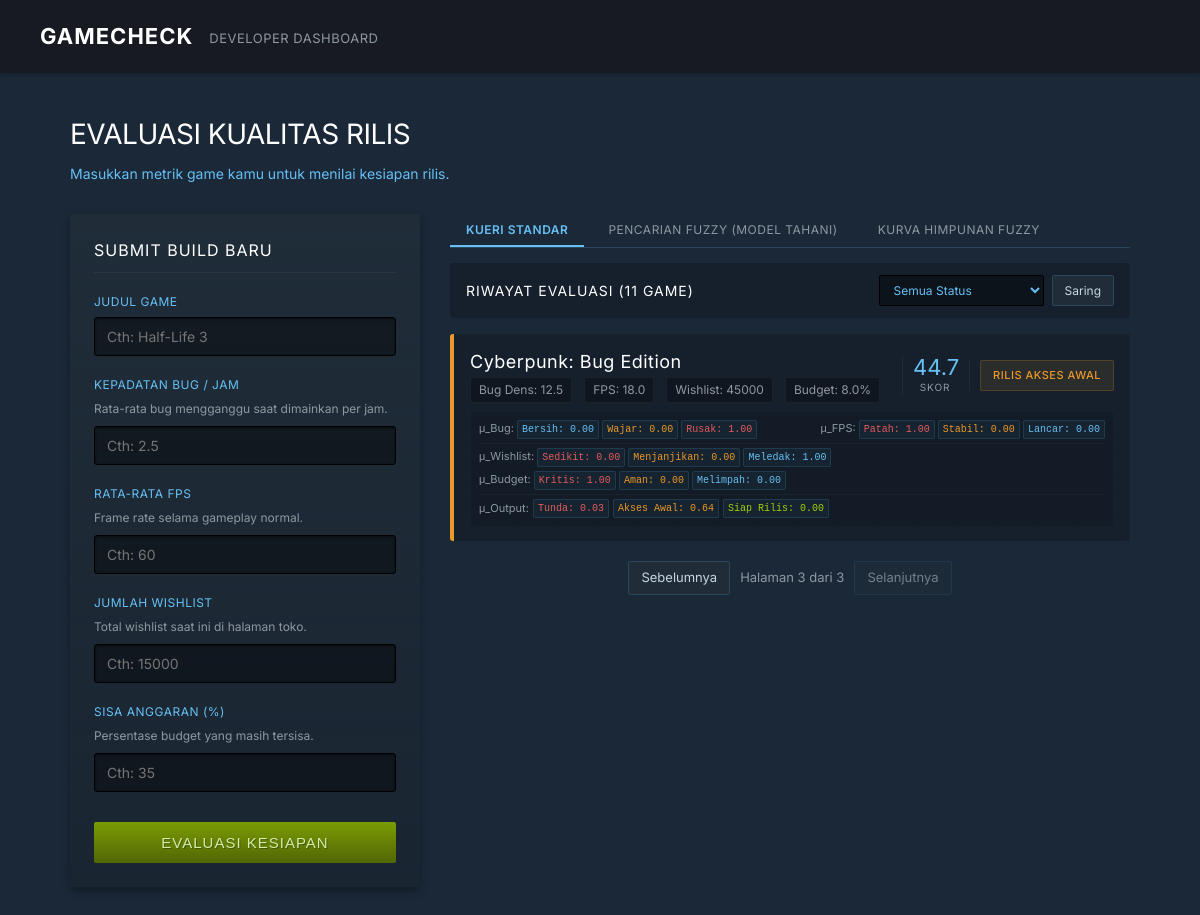
/api/query?query_type=standard&status=&page=3, run on the app's committed database.
### tables this page shows
CREATE TABLE draft_indie (
            id INTEGER PRIMARY KEY AUTOINCREMENT,
            title TEXT,
            bug_density REAL,
            fps REAL,
            wishlist INTEGER,
            remaining_budget REAL,
            score REAL,
            status TEXT,
            -- Fuzzy membership degrees
            mu_bug_sangat_bersih REAL,
            mu_bug_wajar REAL,
            mu_bug_rusak REAL,
            mu_fps_patah_patah REAL,
            mu_fps_stabil REAL,
            mu_fps_lancar REAL,
            mu_wishlist_sedikit REAL,
            mu_wishlist_menjanjikan REAL,
            mu_wishlist_meledak REAL,
            mu_budget_kritis REAL,
            mu_budget_aman REAL,
            mu_budget_melimpah REAL,
            mu_quality_tunda REAL,
            mu_quality_akses_awal REAL,
            mu_quality_siap_rilis REAL
        );

### main.py (the view)
@app.get("/api/query")
async def fuzzy_query(
    request: Request,
    query_type: str = "standard",
    status: str = "",
    bug_density_fuzzy: str = "",
    fps_fuzzy: str = "",
    wishlist_fuzzy: str = "",
    budget_fuzzy: str = "",
    operator: str = "AND",
    alpha_cut: float = 0.0,
    page: int = 1,
    db: sqlite3.Connection = Depends(get_db)
):
    if query_type == "fuzzy":
        games, total_pages, total_items = get_fuzzy_games(
            db, bug_density_fuzzy, fps_fuzzy, wishlist_fuzzy, budget_fuzzy, operator, alpha_cut, page
        )
    else:
        games, total_pages, total_items = get_paginated_games(db, status, page)
    return templates.TemplateResponse(request, "index.html", {
        "games": games,
        "current_page": page,
        "total_pages": total_pages,
        "total_items": total_items,
        "query_type": query_type,
        "selected_status": status,
        "bug_density_fuzzy": bug_density_fuzzy,
        "fps_fuzzy": fps_fuzzy,
        "wishlist_fuzzy": wishlist_fuzzy,
        "budget_fuzzy": budget_fuzzy,
        "operator": operator,
        "alpha_cut": alpha_cut
    })

### templates/index.html (shortened to what this page needs)
<!DOCTYPE html>
<html lang="id">
<head>
<link rel="stylesheet" href="/static/style.css">
</head>
<body>
<nav>
  <div class="nav-logo">
    GAMECHECK
  </div>
  <div class="nav-tagline">DEVELOPER DASHBOARD</div>
</nav>
<div class="hero">
  <h1 class="hero-title">Evaluasi Kualitas Rilis</h1>
  <div class="hero-sub">Masukkan metrik game kamu untuk menilai kesiapan rilis.</div>
</div>
<div class="container">
  <div class="panel">
    <div class="panel-title">Submit Build Baru</div>
    <form action="/api/evaluate" method="POST" onsubmit="this.querySelector('button[type=submit]').disabled=true; this.querySelector('button[type=submit]').innerText='Memproses...';">
      <div class="form-group">
        <label class="form-label">Judul Game</label>
        <input class="form-input" type="text" name="title" required placeholder="Cth: Half-Life 3">
      </div>
      <div class="form-group">
        <label class="form-label">Kepadatan Bug / Jam</label>
        <div class="form-hint">Rata-rata bug mengganggu saat dimainkan per jam.</div>
        <input class="form-input" type="number" step="0.1" name="bug_density" required placeholder="Cth: 2.5">
      </div>
      <div class="form-group">
        <label class="form-label">Rata-rata FPS</label>
        <div class="form-hint">Frame rate selama gameplay normal.</div>
        <input class="form-input" type="number" step="0.1" name="fps" required placeholder="Cth: 60">
      </div>
      <div class="form-group">
        <label class="form-label">Jumlah Wishlist</label>
        <div class="form-hint">Total wishlist saat ini di halaman toko.</div>
        <input class="form-input" type="number" name="wishlist" required placeholder="Cth: 15000">
      </div>
      <div class="form-group">
        <label class="form-label">Sisa Anggaran (%)</label>
        <div class="form-hint">Persentase budget yang masih tersisa.</div>
        <input class="form-input" type="number" step="0.1" name="remaining_budget" required placeholder="Cth: 35">
      </div>
      <button type="submit" class="btn-submit">Evaluasi Kesiapan</button>
    </form>
  </div>
  <div>
    <div class="query-tabs">
      <button class="query-tab" id="tab-standard" onclick="showTab('standard')">Kueri Standar</button>
      <button class="query-tab" id="tab-fuzzy" onclick="showTab('fuzzy')">Pencarian Fuzzy (Model Tahani)</button>
      <button class="query-tab" id="tab-charts" onclick="showTab('charts')">Kurva Himpunan Fuzzy</button>
    </div>
    <div id="form-standard" class="results-header" style="margin-bottom: 16px;">
      <div class="results-title">Riwayat Evaluasi ({{ total_items }} game)</div>
      <form action="/api/query" method="GET" style="display:flex;gap:8px">
        <select class="filter-select" name="status">
          <option value="">Semua Status</option>
        </select>
        <button type="submit" class="filter-btn">Saring</button>
      </form>
    </div>
    <div class="game-list">
      {% for game in games %}
        {% set v_class = 'gc-go' %}
        {% set v_pill = 'v-go' %}
        {% if game.status == 'Tunda/Rombak Total' %}
          {% set v_class = 'gc-wait' %}
          {% set v_pill = 'v-wait' %}
        {% elif game.status == 'Rilis Akses Awal' %}
          {% set v_class = 'gc-soon' %}
          {% set v_pill = 'v-soon' %}
        {% endif %}
        <div class="game-card {{ v_class }}" style="display: flex; flex-direction: column; align-items: stretch; gap: 8px;">
          <div style="display: flex; align-items: center; justify-content: space-between; width: 100%;">
            <div class="gc-info">
              <div class="gc-title" style="margin-bottom: 2px;">{{ game.title }}</div>
              <div class="gc-meta">
                <span>Bug Dens: {{ game.bug_density }}</span>
                <span>FPS: {{ game.fps }}</span>
                <span>Wishlist: {{ game.wishlist }}</span>
                <span>Budget: {{ game.remaining_budget }}%</span>
              </div>
            </div>
            <div style="display: flex; align-items: center; gap: 12px; flex-shrink: 0;">
              <div class="gc-score-box" style="margin-left: 0; width: 55px; border-left: 1px solid rgba(255,255,255,0.05); padding-left: 10px;">
                <div class="gc-score">{{ "%.1f"|format(game.score) }}</div>
                <div class="gc-score-label">Skor</div>
              </div>
              <div class="gc-verdict-box" style="width: auto; padding-left: 10px; border-left: 1px solid rgba(255,255,255,0.05);">
                <div class="gc-verdict {{ v_pill }}" style="min-width: 125px; font-size: 11px;">
                  {{ game.status }}
                </div>
              </div>
            </div>
          </div>
          <div style="display: flex; flex-direction: column; gap: 4px; background: rgba(0,0,0,0.15); padding: 8px; border-radius: 2px; border: 1px dashed rgba(255,255,255,0.03); font-size: 11px; color: var(--text-muted);">
            <div style="display: flex; justify-content: space-between; flex-wrap: wrap; gap: 4px;">
              <span>&mu;_Bug:
                <span class="fuzzy-badge" style="color: var(--steam-blue);">Bersih: {{ "%.2f"|format(game.mu_bug_sangat_bersih) }}</span>
                <span class="fuzzy-badge" style="color: #eb9928;">Wajar: {{ "%.2f"|format(game.mu_bug_wajar) }}</span>
                <span class="fuzzy-badge" style="color: #e35b5b;">Rusak: {{ "%.2f"|format(game.mu_bug_rusak) }}</span>
              </span>
              <span>&mu;_FPS:
                <span class="fuzzy-badge" style="color: #e35b5b;">Patah: {{ "%.2f"|format(game.mu_fps_patah_patah) }}</span>
                <span class="fuzzy-badge" style="color: #eb9928;">Stabil: {{ "%.2f"|format(game.mu_fps_stabil) }}</span>
                <span class="fuzzy-badge" style="color: var(--steam-blue);">Lancar: {{ "%.2f"|format(game.mu_fps_lancar) }}</span>
              </span>
            </div>
            <div style="display: flex; justify-content: space-between; flex-wrap: wrap; gap: 4px; border-top: 1px solid rgba(255,255,255,0.03); padding-top: 4px;">
              <span>&mu;_Wishlist:
                <span class="fuzzy-badge" style="color: #e35b5b;">Sedikit: {{ "%.2f"|format(game.mu_wishlist_sedikit) }}</span>
                <span class="fuzzy-badge" style="color: #eb9928;">Menjanjikan: {{ "%.2f"|format(game.mu_wishlist_menjanjikan) }}</span>
                <span class="fuzzy-badge" style="color: var(--steam-blue);">Meledak: {{ "%.2f"|format(game.mu_wishlist_meledak) }}</span>
              </span>
              <span>&mu;_Budget:
                <span class="fuzzy-badge" style="color: #e35b5b;">Kritis: {{ "%.2f"|format(game.mu_budget_kritis) }}</span>
                <span class="fuzzy-badge" style="color: #eb9928;">Aman: {{ "%.2f"|format(game.mu_budget_aman) }}</span>
                <span class="fuzzy-badge" style="color: var(--steam-blue);">Melimpah: {{ "%.2f"|format(game.mu_budget_melimpah) }}</span>
              </span>
            </div>
            <div style="border-top: 1px solid rgba(255,255,255,0.03); padding-top: 4px; display: flex; align-items: center; gap: 4px;">
              <span>&mu;_Output:</span>
              <span class="fuzzy-badge" style="color: #e35b5b;">Tunda: {{ "%.2f"|format(game.mu_quality_tunda) }}</span>
              <span class="fuzzy-badge" style="color: #eb9928;">Akses Awal: {{ "%.2f"|format(game.mu_quality_akses_awal) }}</span>
              <span class="fuzzy-badge" style="color: var(--steam-green);">Siap Rilis: {{ "%.2f"|format(game.mu_quality_siap_rilis) }}</span>
            </div>
          </div>
        </div>
      {% else %}
        <div style="padding:40px;text-align:center;background:rgba(0,0,0,0.2);color:var(--text-muted);font-size:14px;border-radius:3px">
          Tidak ada data game yang memenuhi kriteria.
        </div>
      {% endfor %}
    </div>
    {% if total_pages > 1 %}
    <div class="pagination">
      {% if query_type == 'fuzzy' %}
        {% set base_url = '/api/query?query_type=fuzzy&bug_density_fuzzy=' ~ (bug_density_fuzzy|default('')) ~ '&fps_fuzzy=' ~ (fps_fuzzy|default('')) ~ '&wishlist_fuzzy=' ~ (wishlist_fuzzy|default('')) ~ '&budget_fuzzy=' ~ (budget_fuzzy|default('')) ~ '&operator=' ~ (operator|default('AND')) ~ '&alpha_cut=' ~ (alpha_cut|default(0.0)) ~ '&page=' %}
      {% else %}
        {% set base_url = '/api/query?query_type=standard&status=' ~ (selected_status | default('')) | urlencode ~ '&page=' %}
      {% endif %}
      {% if current_page > 1 %}
        <a href="{{ base_url }}{{ current_page - 1 }}" class="page-btn">Sebelumnya</a>
      {% else %}
        <span class="page-btn disabled">Sebelumnya</span>
      {% endif %}
      <span class="page-info">Halaman {{ current_page }} dari {{ total_pages }}</span>
      {% if current_page < total_pages %}
        <a href="{{ base_url }}{{ current_page + 1 }}" class="page-btn">Selanjutnya</a>
      {% else %}
        <span class="page-btn disabled">Selanjutnya</span>
      {% endif %}
    </div>
    {% endif %}
  </div>
</div>
</body>
</html>

### data on the page
draft_indie: title "Cyberpunk: Bug Edition", bug_density "12.5", fps "18.0", wishlist "45000", remaining_budget "8.0", score "44.7", status "RILIS AKSES AWAL", mu_bug_sangat_bersih "0.00", mu_bug_wajar "0.00", mu_bug_rusak "1.00", mu_fps_patah_patah "1.00", mu_fps_stabil "0.00", mu_fps_lancar "0.00", mu_wishlist_sedikit "0.00", mu_wishlist_menjanjikan "0.00", mu_wishlist_meledak "1.00", mu_budget_kritis "1.00", mu_budget_aman "0.00", mu_budget_melimpah "0.00", mu_quality_tunda "0.03", mu_quality_akses_awal "0.64", mu_quality_siap_rilis "0.00"

### other printed values
{{ total_items }} "11"
{{ current_page }} "3"
{{ total_pages }} "3"
